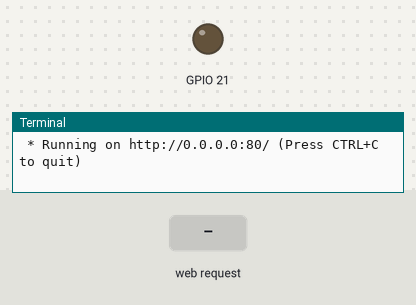
Bench run of a program on a simulated Raspberry Pi (BCM pin numbers). On the bench: output pins drawn as LEDs (lit = HIGH), the last lines printed to the terminal. The test bench sets the inputs (shaded band). The clock reads 2024-03-15 10:24:30 at power-on unless the program sets it.

Above: at 1.2 s.
1.3 s: HTTP request for /1 received
At 1.8 s:
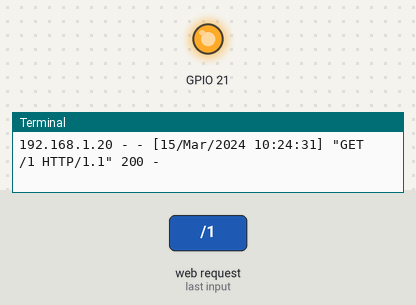
2.8 s: HTTP request for /0 received
At 4.1 s:
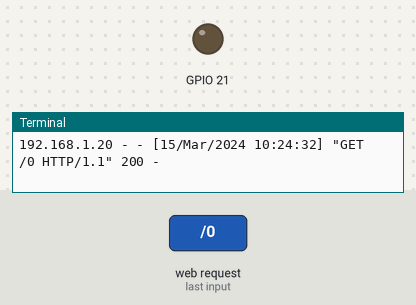
Timing chart, 0 to 5.8 s (numbered marks = the images above; inputs shaded):
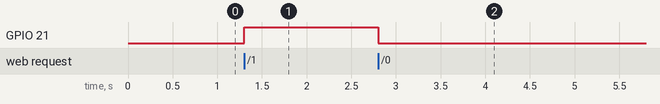

The program:

mywebserver.py
```python
import RPi.GPIO as GPIO
from flask import Flask
app = Flask(__name__)

GPIO.setwarnings(False)
GPIO.setmode(GPIO.BCM)
GPIO.setup(21, GPIO.OUT)

@app.route("/")
def hello():
    page = """<script type='text/javascript'>
    function submit(x) {
        var xhr = new XMLHttpRequest();
        xhr.onreadystatechange = function () {
            if (xhr.readyState === 4) {
                alert(xhr.response);
            }
        }
        xhr.open('GET', 'http://192.168.1.100:80/'+x, true);
        xhr.setRequestHeader('Content-Type', 'application/x-www-form-urlencoded; charset=UTF-8');
        xhr.send();
    }</script>"""

    return page + "<button onclick=submit(1)>ON</button><button onclick=submit(0)>OFF</button>"

@app.route("/<key>")
def led(key):
	if key == "1":
		GPIO.output(21, GPIO.HIGH)
		return "LED ON \n"
	elif key == "0":
		GPIO.output(21, GPIO.LOW)
		return "LED OFF \n"
	else:
		return "Command Not Found"

if __name__ == "__main__":
	app.run(host="0.0.0.0", port=80, debug=True)
```

Measured:
- after the input at 1.3 s, GPIO 21: LOW → HIGH at once
- after the input at 2.8 s, GPIO 21: HIGH → LOW at once
